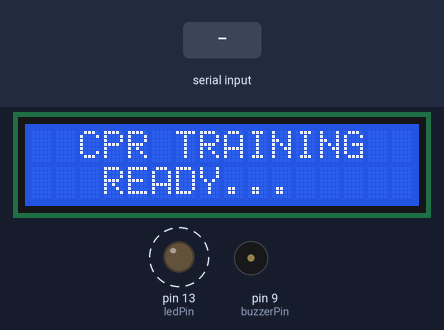
Recording of a sketch running on a simulated Arduino Uno, built with avr-gcc and run on an emulated ATmega328P. On the bench: 16×2 character LCD, output pins drawn as LEDs (lit = HIGH), buzzer (waves = sounding). Dashed ring = blinking. Inputs (shaded band) come from the test bench.

Above: at 1.2 s.
1.3 s: "F" received over Serial
At 2.11 s:
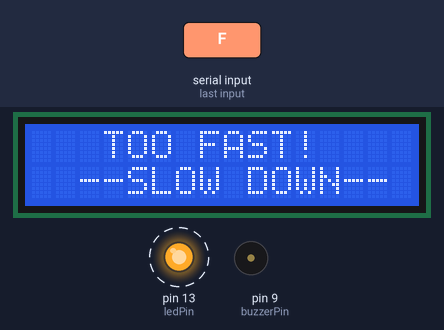
3.2 s: "G" received over Serial
At 3.88 s:
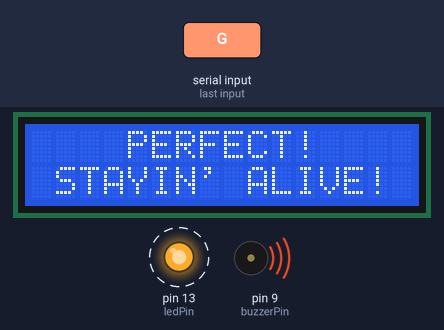
5.5 s: "L" received over Serial
At 5.72 s:
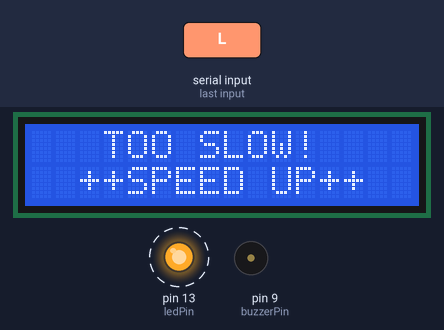
7.4 s: "S" received over Serial
At 7.92 s:
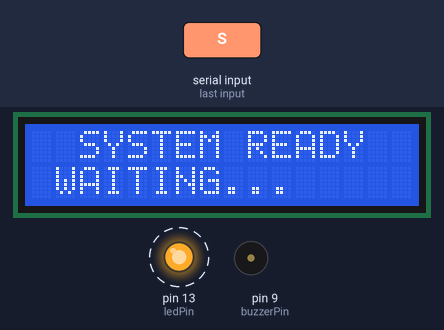
9.5 s: "V" received over Serial
At 9.67 s:
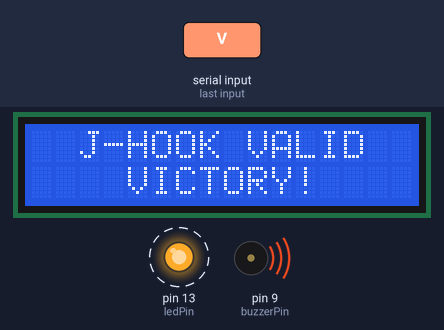
Timing chart, 0 to 12.6 s (numbered marks = the images above; inputs shaded):
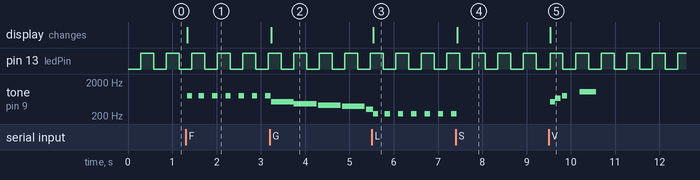

The sketch:

arduino_cpr_controller.ino
```cpp
#include <Wire.h>
#include <LiquidCrystal_I2C.h>

// Initialize LCD: address 0x27 (common), 16 columns, 2 rows
LiquidCrystal_I2C lcd(0x27, 16, 2);

// --- PIN CONFIGURATION ---
const int ledPin = 13;
const int buzzerPin = 9;

// --- CPR TEMPO CONFIGURATION ---
const float bpm = 104.0;
const unsigned long blinkInterval = (60.0 / bpm) * 1000 / 2;

// --- TIMING VARIABLES ---
unsigned long previousBlinkMillis = 0;
int ledState = LOW;

// --- AUDIO & STATE SYSTEM ---
char cprState = 'S'; // 'G'=Good, 'F'=Fast, 'L'=sLow, 'S'=Stop
unsigned long soundStateMillis = 0;
int noteIndex = 0;

// "STAYIN' ALIVE" MELODY ARRAYS (Lower Octave Version)
const int happyMelody[] = {
  523, 466, 415, 392,   // Ah, ha, ha, ha
  311, 350, 350, 350,   // stay-in' a - live
  311, 350, 350, 350    // stay-in' a - live
};

const int noteDurations[] = {
  606, 545, 545, 545,
  545, 182, 121, 182,
  606, 182, 121, 182
};
const int totalNotes = 12;

// "VICTORY" MELODY (Heimlich Success)
const int victoryMelody[] = {523, 659, 784, 1047}; // C5, E5, G5, C6
const int victoryDurations[] = {150, 150, 150, 400};
const int totalVictoryNotes = 4;

void setup() {
  pinMode(ledPin, OUTPUT);
  pinMode(buzzerPin, OUTPUT);
  Serial.begin(9600);

  // Initialize and turn on the LCD screen
  lcd.init();
  lcd.backlight();

  // Display initial startup splash screen
  updateLCD("  CPR TRAINING  ", "   READY...     ");
}

void loop() {
  unsigned long currentMillis = millis();

  // 1. METRONOME (Always blinks at 104 BPM)
  if (currentMillis - previousBlinkMillis >= blinkInterval) {
    previousBlinkMillis = currentMillis;
    ledState = (ledState == LOW) ? HIGH : LOW;
    digitalWrite(ledPin, ledState);
  }

  // 2. COMMUNICATION & LCD UPDATE
  if (Serial.available() > 0) {
    char incomingChar = Serial.read();

    // Check if the received character is a valid state command
    if (incomingChar == 'G' || incomingChar == 'F' || incomingChar == 'L' || incomingChar == 'S' || incomingChar == 'V') {
      if (incomingChar != cprState) {
        cprState = incomingChar;
        noteIndex = 0;
        soundStateMillis = 0;

        // Dynamically change the LCD display text based on the code received
        switch(cprState) {
          case 'G':
            updateLCD("    PERFECT!    ", " STAYIN' ALIVE! ");
            break;
          case 'F':
            updateLCD("   TOO FAST!    ", "  --SLOW DOWN-- ");
            break;
          case 'L':
            updateLCD("   TOO SLOW!    ", "  ++SPEED UP++  ");
            break;
          case 'S':
            updateLCD("  SYSTEM READY  ", " WAITING...     ");
            break;
          case 'V':
            updateLCD("  J-HOOK VALID  ", "    VICTORY!    ");
            break;
        }
      }
    }
  }

  // 3. AUDIO MACHINE
  handleAudio(currentMillis);
}

// Helper function to cleanly rewrite both rows of the LCD screen without flickering
void updateLCD(String line1, String line2) {
  lcd.clear();
  lcd.setCursor(0, 0);
  lcd.print(line1);
  lcd.setCursor(0, 1);
  lcd.print(line2);
}

void handleAudio(unsigned long currentMillis) {
  if (cprState == 'S') {
    noTone(buzzerPin);
    return;
  }

  // STATE: GOOD TEMPO (Play Stayin' Alive)
  if (cprState == 'G') {
    int currentDuration = noteDurations[noteIndex];
    if (currentMillis - soundStateMillis >= currentDuration) {
      soundStateMillis = currentMillis;
      tone(buzzerPin, happyMelody[noteIndex], currentDuration - 30);
      noteIndex = (noteIndex + 1) % totalNotes;
    }
  }

  // STATE: VICTORY CHIME (Heimlich)
  if (cprState == 'V') {
    if (noteIndex < totalVictoryNotes) {
      int currentDuration = victoryDurations[noteIndex];
      if (currentMillis - soundStateMillis >= currentDuration) {
        soundStateMillis = currentMillis;
        tone(buzzerPin, victoryMelody[noteIndex], currentDuration - 30);
        noteIndex++;
      }
    }
  }

  // STATE: FASTER OR SLOWER TEMPO (Both trigger the warning sound)
  if (cprState == 'F' || cprState == 'L') {
    int warningPitch = (cprState == 'F') ? 800 : 230; // High warning for fast, low warning for slow
    int alarmSpeed = 150;

    if (currentMillis - soundStateMillis >= alarmSpeed) {
      soundStateMillis = currentMillis;
      if (noteIndex % 2 == 0) {
        tone(buzzerPin, warningPitch, alarmSpeed - 30);
      } else {
        noTone(buzzerPin);
      }
      noteIndex++;
    }
  }
}
```

Measured:
- after the input at 1.3 s, tone on pin 9 (buzzerPin): alternates 800 Hz for 0.12 s and silent for 0.18 s, starting at once; the display: changes at once (image 1)
- after the input at 3.2 s, the display: changes at once (image 2)
- after the input at 5.5 s, the display: changes at once (image 3)
- after the input at 7.4 s, tone on pin 9 (buzzerPin): goes on until 7.4 s, then stays silent; the display: changes at once (image 4)
- after the input at 9.5 s, tone on pin 9 (buzzerPin): plays 523 Hz for 0.12 s, 659 Hz for 0.12 s, 784 Hz for 0.12 s, 1047 Hz for 0.37 s, starting at once; the display: changes at once (image 5)
- by itself, pin 13 (ledPin): alternates HIGH for 0.29 s and LOW for 0.29 s
